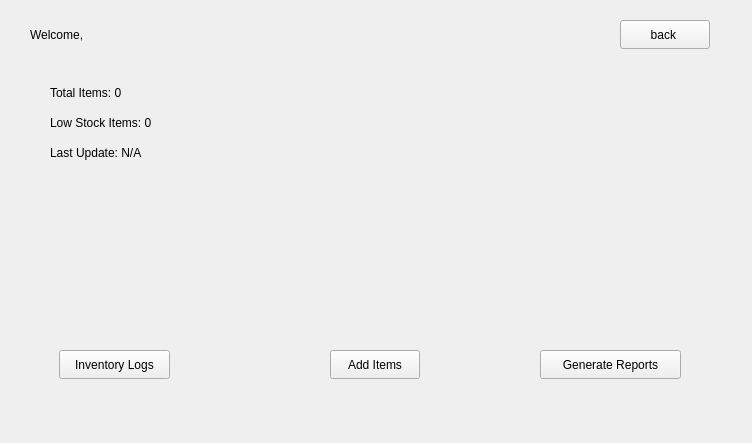
<?xml version="1.0" encoding="UTF-8"?>
<ui version="4.0">
 <class>Dashboard</class>
 <widget class="QWidget" name="Dashboard">
  <property name="geometry">
   <rect>
    <x>0</x>
    <y>0</y>
    <width>752</width>
    <height>443</height>
   </rect>
  </property>
  <property name="minimumSize">
   <size>
    <width>752</width>
    <height>443</height>
   </size>
  </property>
  <property name="windowTitle">
   <string>Dashboard</string>
  </property>
  <widget class="QLabel" name="welcome_label">
   <property name="geometry">
    <rect>
     <x>30</x>
     <y>20</y>
     <width>400</width>
     <height>30</height>
    </rect>
   </property>
   <property name="text">
    <string>Welcome, </string>
   </property>
   <property name="alignment">
    <set>Qt::AlignmentFlag::AlignLeading|Qt::AlignmentFlag::AlignLeft|Qt::AlignmentFlag::AlignVCenter</set>
   </property>
  </widget>
  <widget class="QLabel" name="totalItemsLabel">
   <property name="geometry">
    <rect>
     <x>50</x>
     <y>80</y>
     <width>300</width>
     <height>25</height>
    </rect>
   </property>
   <property name="text">
    <string>Total Items: 0</string>
   </property>
  </widget>
  <widget class="QLabel" name="lowStockLabel">
   <property name="geometry">
    <rect>
     <x>50</x>
     <y>110</y>
     <width>300</width>
     <height>25</height>
    </rect>
   </property>
   <property name="text">
    <string>Low Stock Items: 0</string>
   </property>
  </widget>
  <widget class="QLabel" name="lastUpdateLabel">
   <property name="geometry">
    <rect>
     <x>50</x>
     <y>140</y>
     <width>400</width>
     <height>25</height>
    </rect>
   </property>
   <property name="text">
    <string>Last Update: N/A</string>
   </property>
  </widget>
  <widget class="QPushButton" name="InventoryButton">
   <property name="geometry">
    <rect>
     <x>59</x>
     <y>350</y>
     <width>111</width>
     <height>29</height>
    </rect>
   </property>
   <property name="text">
    <string>Inventory Logs</string>
   </property>
  </widget>
  <widget class="QPushButton" name="addItemButton">
   <property name="geometry">
    <rect>
     <x>330</x>
     <y>350</y>
     <width>90</width>
     <height>29</height>
    </rect>
   </property>
   <property name="text">
    <string>Add Items</string>
   </property>
  </widget>
  <widget class="QPushButton" name="reportsButton">
   <property name="geometry">
    <rect>
     <x>540</x>
     <y>350</y>
     <width>141</width>
     <height>29</height>
    </rect>
   </property>
   <property name="text">
    <string>Generate Reports</string>
   </property>
  </widget>
  <widget class="QPushButton" name="backButton">
   <property name="geometry">
    <rect>
     <x>620</x>
     <y>20</y>
     <width>90</width>
     <height>29</height>
    </rect>
   </property>
   <property name="text">
    <string>back </string>
   </property>
  </widget>
 </widget>
 <resources/>
 <connections/>
</ui>
